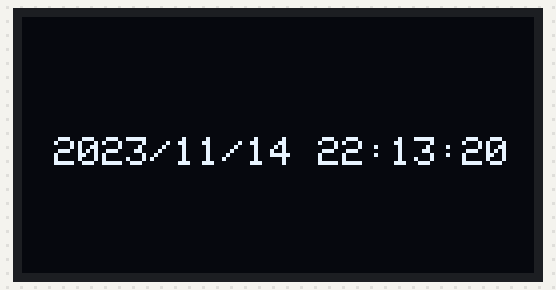
The sketch below on a simulated ESP32. On the bench: 128×64 one-colour display. The local clock reads 2024-03-15 10:24:30 at power-on unless the sketch sets it.

Above: at 0.1 s.
At 4.2 s:
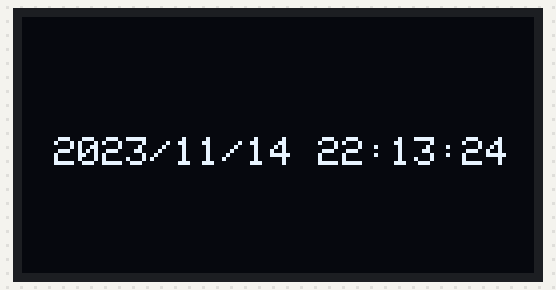
At 11.4 s:
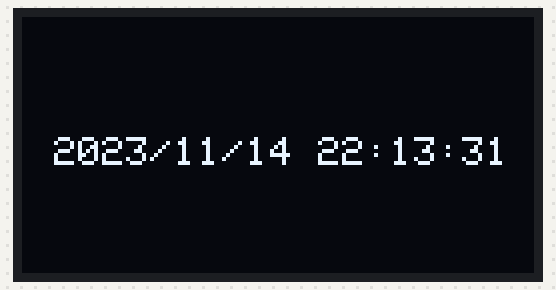
At 19.6 s:
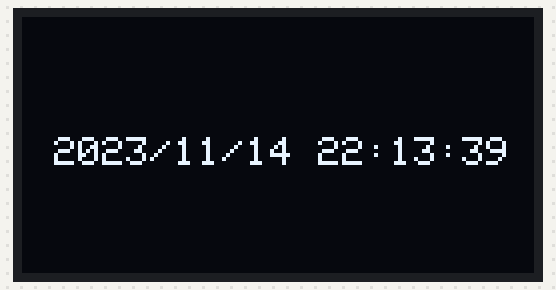
At 28.8 s:
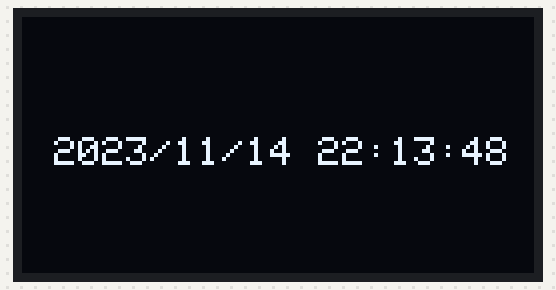
At 38.1 s:
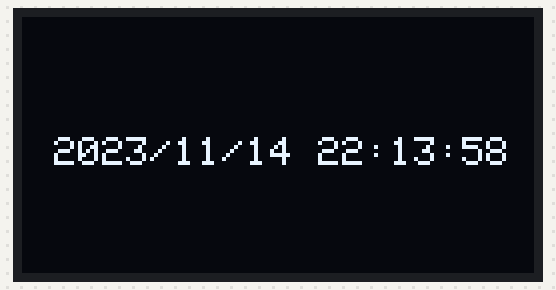

Measured:
- what the display in image 1 shows lasts 1.0 s, from 4.2 s to 5.2 s

The sketch:

esp32-devkit-arduino-ds1307-oled-128x64.ino
```cpp
// Author: Erwin Ouyang, aiotedge.tech
// Date  : 8 Mar 2020

#include <Wire.h>
#include <RtcDS1307.h>
#include <Adafruit_SSD1306.h>
#include <Adafruit_GFX.h>

// I2C pins
#define I2C_SDA 33
#define I2C_SCL 32

// *** Check library setting ***
#if (SSD1306_LCDHEIGHT != 64)    // 128 x 64 pixel display
#error("Height incorrect, please fix Adafruit_SSD1306.h!");
#endif

// OLED I2C address
#define OLED_ADDR 0x3C

// RTC object declaration
RtcDS1307<TwoWire> rtc(Wire);

// OLED object declaration
Adafruit_SSD1306 oled;

void setup()
{
  // Initialize I2C pins
  Wire.begin(I2C_SDA, I2C_SCL, 400000);

  // Initialize RTC
  rtc.Begin();
  // *** Set RTC date and time to code compiled time ***
  RtcDateTime compiled = RtcDateTime(__DATE__, __TIME__);
  rtc.SetDateTime(compiled);
  rtc.SetIsRunning(true);

  // *** Initialize and clear display ***
  oled.begin(SSD1306_SWITCHCAPVCC, OLED_ADDR);
  // Clear OLED buffer
  oled.clearDisplay();
}

void loop()
{
  // Read RTC date and time
  RtcDateTime now = rtc.GetDateTime();

  // *** Display RTC date and time on OLED ***
  oled.clearDisplay();
  oled.setTextSize(1);
  oled.setTextColor(WHITE);
  oled.setCursor(8, 30);
  oled.printf("%04d/%02d/%02d %02d:%02d:%02d",
      now.Year(), now.Month(), now.Day(),
      now.Hour(), now.Minute(), now.Second());
  oled.display();

  delay(1000);
}
```
